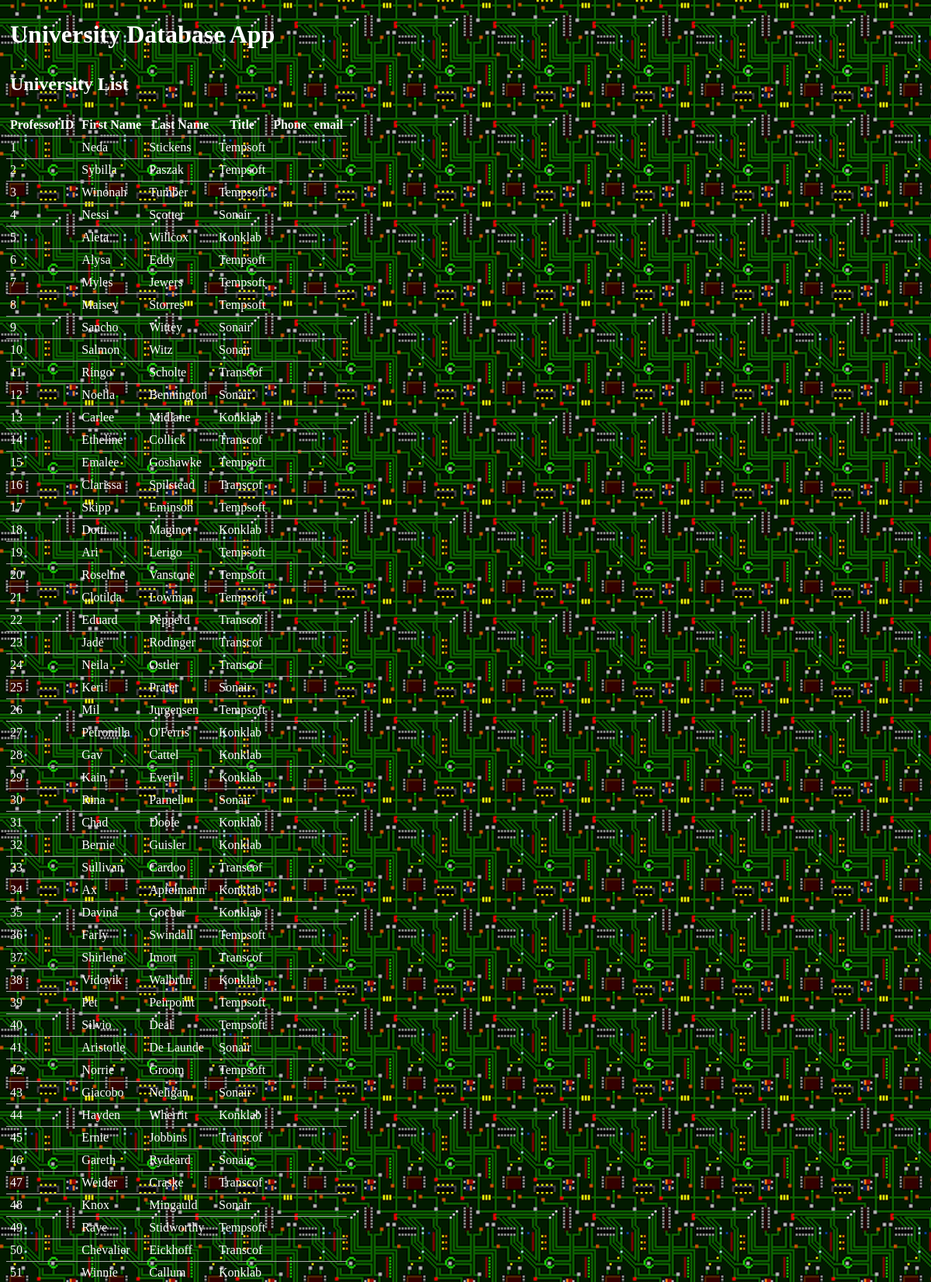
The app's page /displayProfessors.php (upper part) with its own data.
### tables this page shows
CREATE TABLE IF NOT EXISTS `Departments` (
  `DepartmentID` INT NOT NULL AUTO_INCREMENT,
  `Title` VARCHAR(45) NOT NULL,
  `Prefix` INT NULL,
  `DepartmentHead` INT NULL,
  `Description` VARCHAR(500) NULL,
  PRIMARY KEY (`DepartmentID`),
  INDEX `DeptHead_idx` (`DepartmentHead` ASC),
  INDEX `DeptPrefix_idx` (`Prefix` ASC),
  CONSTRAINT `DeptHead`
    FOREIGN KEY (`DepartmentHead`)
    REFERENCES `Professors` (`ProfessorID`)
    ON DELETE NO ACTION
    ON UPDATE NO ACTION,
  CONSTRAINT `DeptPrefix`
    FOREIGN KEY (`Prefix`)
    REFERENCES `Prefixes` (`PrefixID`)
    ON DELETE NO ACTION
    ON UPDATE NO ACTION);

CREATE TABLE IF NOT EXISTS `Professors` (
  `ProfessorID` INT NOT NULL AUTO_INCREMENT,
  `FName` VARCHAR(20) NOT NULL,
  `LName` VARCHAR(20) NOT NULL,
  `Department` INT NOT NULL,
  `Phone` VARCHAR(11) NULL,
  `email` VARCHAR(60) NULL,
  PRIMARY KEY (`ProfessorID`));

### displayProfessors.php (the view, shortened to what this page needs)
<?php require "boilerplates/header.php"; ?>
<h2>University List</h2>
<?php
    require "config.php";
    $conn = new mysqli($host, $username, $password, $dbname, $port)
        or die ('Could not connect to the database server' . mysqli_connect_error());
    $results = $conn->query("SELECT p.ProfessorID, p.FName AS 'First Name' , p.LName AS 'Last Name', d.Title , p.Phone, p.email
    FROM Professors p
    JOIN Departments d ON d.DepartmentID = p.Department");
?>
<table>
    <tr>
    <?php
        while($field=$results->fetch_field()) {
            echo "<th>";
            echo "$field->name";
            echo "</th>";
        }
        echo "</tr>";
        if ($results) {
            while($row=$results->fetch_row()) {
                echo "<tr>";
                for($i=0; $i < $results->field_count;$i++) {
                    echo "<td> $row[$i] </td>";
                }
                echo "</tr>\n";
            }
        }
    ?>
</table>
<br>
<?php require "boilerplates/footer.php"; ?>

### css/style.css (style rules this page uses)
table { border-collapse: collapse; border-spacing: 0; border: 1; }
td, th { padding: 5px; border-bottom: 1px solid #aaa; }
body { background-image: url("../img/background.png"); background-repeat: repeat-y repeat-x; }
a, h1, h2, h3, form, label, li, tr, th { color: white; padding: 5px; }

### records on screen
departments: professors.ProfessorID "1", professors.FName "Neda", professors.LName "Stickens", Title "Tempsoft", DepartmentHead.ProfessorID "2", DepartmentHead.FName "Sybilla", DepartmentHead.LName "Paszak", professors.ProfessorID "3", professors.FName "Winonah", professors.LName "Tumber", professors.ProfessorID "6", professors.FName "Alysa", professors.LName "Eddy", professors.ProfessorID "7", professors.FName "Myles", professors.LName "Jewers", professors.ProfessorID "8", professors.FName "Maisey", professors.LName "Storres", professors.ProfessorID "15", professors.FName "Emalee", professors.LName "Goshawke", professors.ProfessorID "17", professors.FName "Skipp", professors.LName "Eminson", professors.ProfessorID "19", professors.FName "Ari", professors.LName "Lerigo", professors.ProfessorID "20", professors.FName "Roseline", professors.LName "Vanstone", professors.ProfessorID "21", professors.FName "Clotilda", professors.LName "Lowman", professors.ProfessorID "26", professors.FName "Mil", professors.LName "Jurgensen", professors.ProfessorID "36", professors.FName "Farly", professors.LName "Swindall", professors.ProfessorID "39", professors.FName "Pet", professors.LName "Peirpoint", professors.ProfessorID "40", professors.FName "Silvio", professors.LName "Deal", professors.ProfessorID "42", professors.FName "Norrie", professors.LName "Groom", professors.ProfessorID "49", professors.FName "Raye", professors.LName "Stidworthy"
departments: professors.ProfessorID "4", professors.FName "Nessi", professors.LName "Scotter", Title "Sonair", professors.ProfessorID "9", professors.FName "Sancho", professors.LName "Wittey", professors.ProfessorID "10", professors.FName "Salmon", professors.LName "Witz", professors.ProfessorID "12", professors.FName "Noella", professors.LName "Bennington", professors.ProfessorID "25", professors.FName "Keri", professors.LName "Prater", professors.ProfessorID "30", professors.FName "Rina", professors.LName "Parnell", professors.ProfessorID "41", professors.FName "Aristotle", professors.LName "De Launde", professors.ProfessorID "43", professors.FName "Giacobo", professors.LName "Neligan", professors.ProfessorID "46", professors.FName "Gareth", professors.LName "Rydeard", professors.ProfessorID "48", professors.FName "Knox", professors.LName "Mingauld"
departments: professors.ProfessorID "5", professors.FName "Aleta", professors.LName "Willcox", Title "Konklab", professors.ProfessorID "13", professors.FName "Carlee", professors.LName "Midlane", professors.ProfessorID "18", professors.FName "Dotti", professors.LName "Maginot", professors.ProfessorID "27", professors.FName "Petronilla", professors.LName "O'Ferris", professors.ProfessorID "28", professors.FName "Gav", professors.LName "Cattel", professors.ProfessorID "29", professors.FName "Kain", professors.LName "Everil", professors.ProfessorID "31", professors.FName "Chad", professors.LName "Doole", professors.ProfessorID "32", professors.FName "Bernie", professors.LName "Guisler", professors.ProfessorID "34", professors.FName "Ax", professors.LName "Apfelmann", professors.ProfessorID "35", professors.FName "Davina", professors.LName "Gocher", professors.ProfessorID "38", professors.FName "Vidovik", professors.LName "Walbrun", professors.ProfessorID "44", professors.FName "Hayden", professors.LName "Wherrit", professors.ProfessorID "51", professors.FName "Winnie", professors.LName "Callum"
departments: professors.ProfessorID "11", professors.FName "Ringo", professors.LName "Scholte", Title "Transcof", professors.ProfessorID "14", professors.FName "Etheline", professors.LName "Collick", professors.ProfessorID "16", professors.FName "Clarissa", professors.LName "Spilstead", professors.ProfessorID "22", professors.FName "Eduard", professors.LName "Pepperd", professors.ProfessorID "23", professors.FName "Jade", professors.LName "Rodinger", professors.ProfessorID "24", professors.FName "Neila", professors.LName "Ostler", professors.ProfessorID "33", professors.FName "Sullivan", professors.LName "Cardoo", professors.ProfessorID "37", professors.FName "Shirlene", professors.LName "Imort", professors.ProfessorID "45", professors.FName "Ernie", professors.LName "Jobbins", professors.ProfessorID "47", professors.FName "Weider", professors.LName "Craske", professors.ProfessorID "50", professors.FName "Chevalier", professors.LName "Eickhoff"

### other values on screen
$field->name "ProfessorID"
$field->name "First Name"
$field->name "Last Name"
$field->name "Title"
$field->name "Phone"
$field->name "email"
